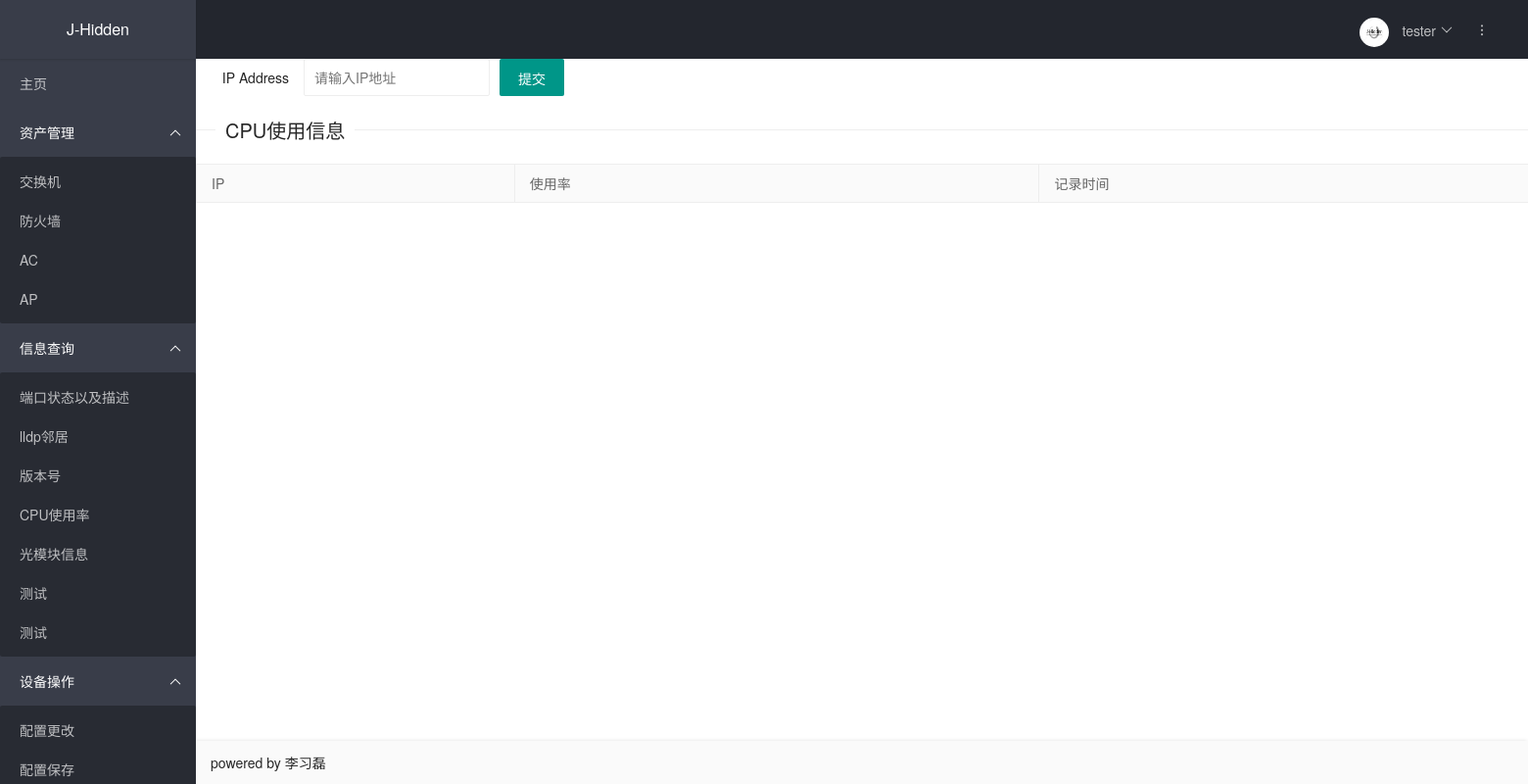
Before: /cpu_usage/ with the older database file.
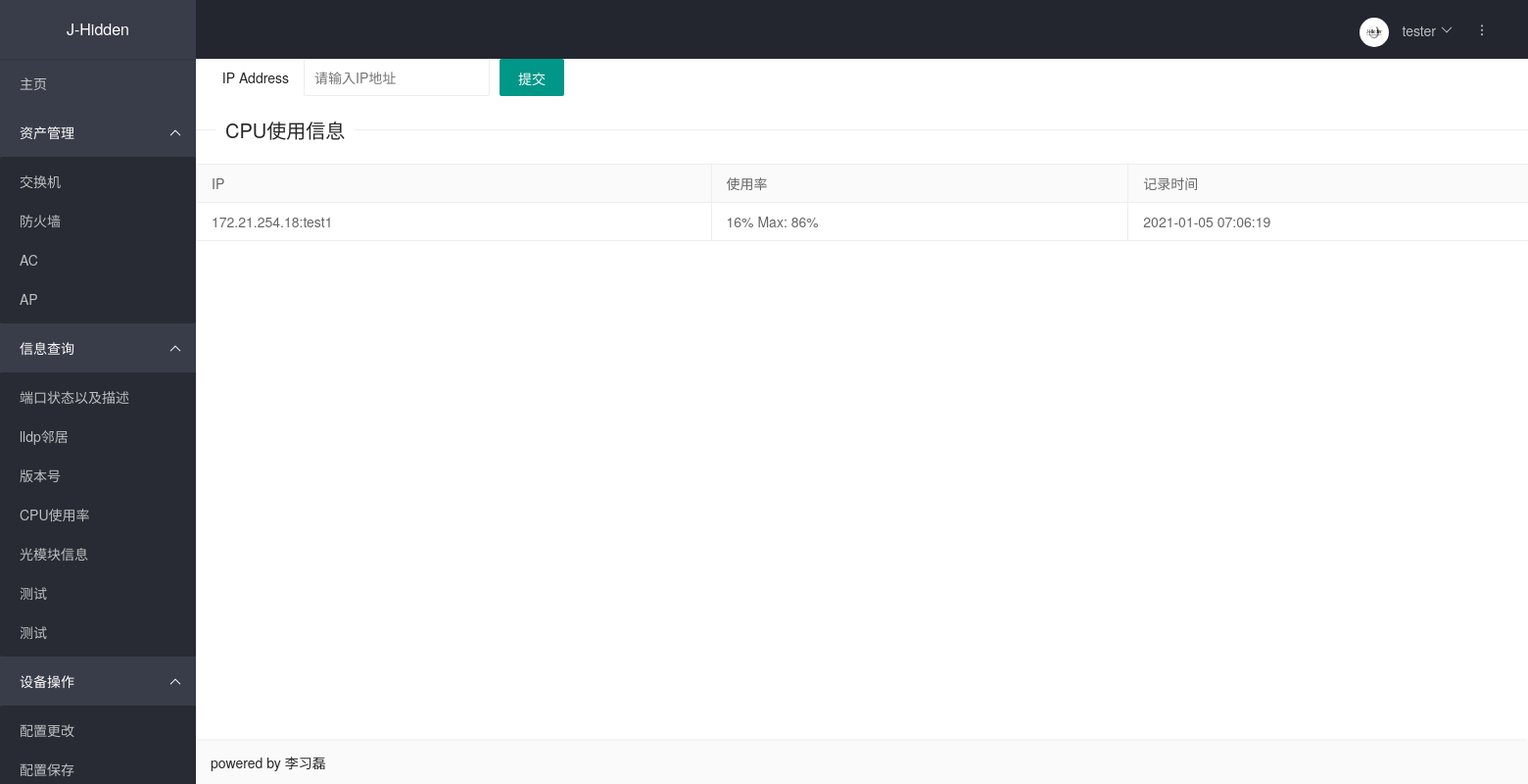
After: the same page with the newer database file.
### cmdb/models.py (models this page shows, shortened)
class Cpu_info(models.Model):
    usage = models.CharField(verbose_name='CPU使用率', max_length=128)
    stat_time = models.CharField(verbose_name='记录时间', max_length=128)
    device = models.ForeignKey(Device, verbose_name='设备IP', on_delete=models.CASCADE)

class Device(models.Model):
    group_choices = (
        ('0', '一组'),
        ('1', '二组'),
        ('2', '三组'),
    )
    ip = models.GenericIPAddressField(verbose_name='IP地址', unique=True)
    name = models.CharField(verbose_name='设备名称', max_length=128)
    username = models.CharField(verbose_name='用户名', default='lixilei',max_length=128)
    password = models.CharField(verbose_name='密码', default='lixilei6028', max_length=128)
    port = models.CharField(verbose_name='端口', default=22, max_length=128)
    platform = models.CharField(verbose_name='平台(netmiko)', max_length=128)
    sn = models.CharField(verbose_name='sn', max_length=128, unique=True,)
    vendor = models.CharField(verbose_name='厂商', max_length=128)
    role = models.CharField(verbose_name='设备类型', max_length=128,)
    is_virtual = models.BooleanField(verbose_name='虚拟化', default=False)
    group = models.CharField(verbose_name='运维组', choices=group_choices,  max_length=128)
    creat_time = models.DateTimeField(verbose_name='创建时间', auto_now_add=True)
    update_time = models.DateTimeField(verbose_name='更新时间', auto_now=True)
    def __str__(self):
        return '{}:{}'.format(self.ip, self.name)

### cmdb/views.py (the view, shortened to what this page needs)
# urls.py: path('cpu_usage/', views.Cpu_usage.as_view(), name='cpu-usage'),
class Cpu_usage(View):
    def get(self,request):
        cpu_infos = Cpu_info.objects.all()
        return render(request, 'cpu_info.html', {'cpu_info_list': cpu_infos})

### cmdb/templates/cpu_info.html (shortened to what this page needs)
{% extends 'base.html' %}
{% block head %}
    <link rel="stylesheet" href="../static/css/layui.css"  media="all">
{% endblock %}
{% block content %}
<form action="" method="post">
  <div class="layui-form-item">
    <label class="layui-form-label">IP Address</label>
    <div class="layui-input-inline">
      <input type="text" name="ip" lay-verify="pass" placeholder="请输入IP地址" autocomplete="off" class="layui-input">
    </div>
   <button type="submit" class="layui-btn" lay-submit="" lay-filter="demo1">提交</button>
  </div>
</form>
<div style="width: 1500px; position: center;">
 <fieldset class="layui-elem-field layui-field-title" style="margin-top: 20px";>
  <legend>CPU使用信息</legend>
 </fieldset>
<table class="layui-table">
    <thead>
    <tr>
        <th>IP</th>
        <th>使用率</th>
        <th>记录时间</th>
    </tr>
    </thead>
    <tbody>
    {% for i in cpu_info_list %}
         <tr>
             <td>{{ i.device }}</td>
             <td>{{ i.usage }}</td>
             <td>{{ i.stat_time }}</td>
    {% endfor %}
    </tbody>
</table>
</div>
{% endblock %}

Changed rows visible on the page:
added Cpu_info: device "172.21.254.18:test1", usage "16% Max: 86%", stat_time "2021-01-05 07:06:19"
